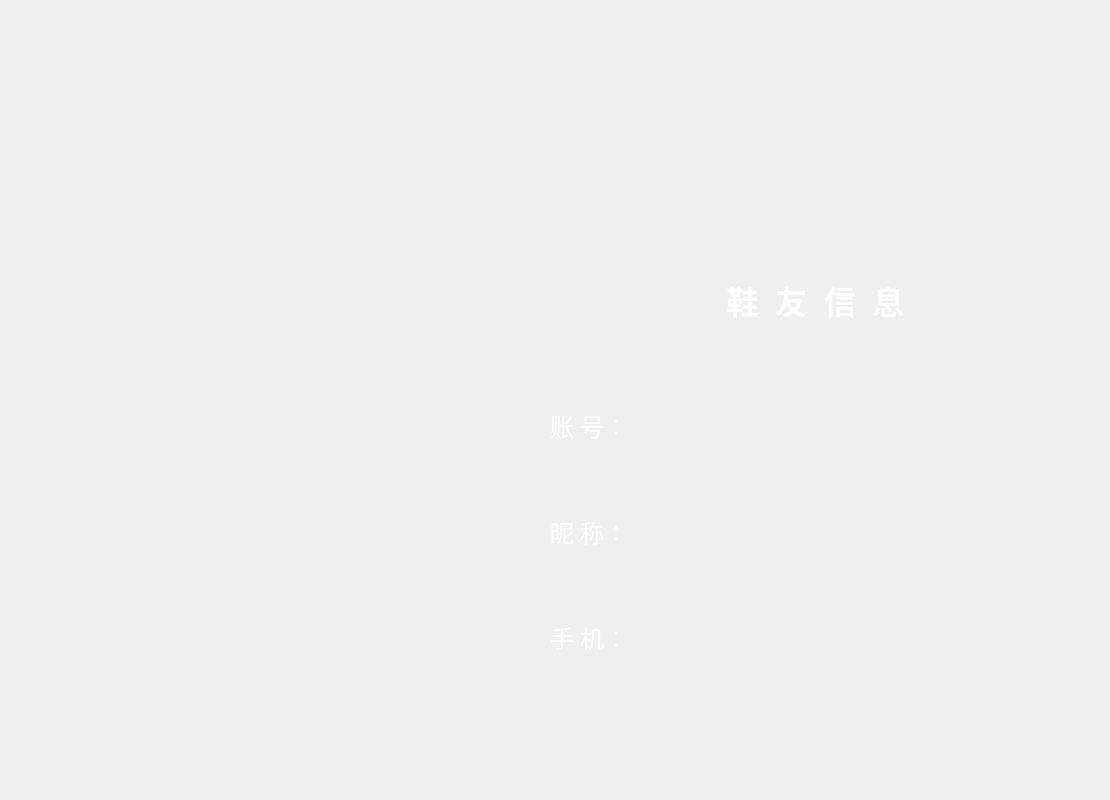
<?xml version="1.0" encoding="UTF-8"?>
<ui version="4.0">
 <class>FansInfoForm</class>
 <widget class="QWidget" name="FansInfoForm">
  <property name="geometry">
   <rect>
    <x>0</x>
    <y>0</y>
    <width>1110</width>
    <height>800</height>
   </rect>
  </property>
  <property name="windowTitle">
   <string>Form</string>
  </property>
  <property name="styleSheet">
   <string notr="true">QWidget#FansInfoForm{
background-image: url(:/images/back9.png);
}
QLabel{
color: rgb(255, 255, 255);
}
QLineEdit{
background-color:transparent;
	
	color: rgb(255, 255, 0);
	font: 75 16pt &quot;Sitka&quot;;
}
QLineEdit{border-width:0;border-style:outset}</string>
  </property>
  <widget class="QWidget" name="layoutWidget">
   <property name="geometry">
    <rect>
     <x>550</x>
     <y>240</y>
     <width>531</width>
     <height>461</height>
    </rect>
   </property>
   <layout class="QGridLayout" name="gridLayout">
    <item row="4" column="1">
     <widget class="QLineEdit" name="le_nickname">
      <property name="enabled">
       <bool>false</bool>
      </property>
      <property name="sizePolicy">
       <sizepolicy hsizetype="Expanding" vsizetype="Preferred">
        <horstretch>0</horstretch>
        <verstretch>0</verstretch>
       </sizepolicy>
      </property>
      <property name="maximumSize">
       <size>
        <width>16777215</width>
        <height>60</height>
       </size>
      </property>
      <property name="alignment">
       <set>Qt::AlignCenter</set>
      </property>
     </widget>
    </item>
    <item row="6" column="1">
     <widget class="QLineEdit" name="le_tele">
      <property name="enabled">
       <bool>false</bool>
      </property>
      <property name="sizePolicy">
       <sizepolicy hsizetype="Expanding" vsizetype="Preferred">
        <horstretch>0</horstretch>
        <verstretch>0</verstretch>
       </sizepolicy>
      </property>
      <property name="maximumSize">
       <size>
        <width>16777215</width>
        <height>60</height>
       </size>
      </property>
      <property name="alignment">
       <set>Qt::AlignCenter</set>
      </property>
     </widget>
    </item>
    <item row="1" column="1">
     <spacer name="verticalSpacer">
      <property name="orientation">
       <enum>Qt::Vertical</enum>
      </property>
      <property name="sizeType">
       <enum>QSizePolicy::Fixed</enum>
      </property>
      <property name="sizeHint" stdset="0">
       <size>
        <width>10</width>
        <height>30</height>
       </size>
      </property>
     </spacer>
    </item>
    <item row="3" column="1">
     <spacer name="verticalSpacer_2">
      <property name="orientation">
       <enum>Qt::Vertical</enum>
      </property>
      <property name="sizeType">
       <enum>QSizePolicy::Fixed</enum>
      </property>
      <property name="sizeHint" stdset="0">
       <size>
        <width>20</width>
        <height>20</height>
       </size>
      </property>
     </spacer>
    </item>
    <item row="5" column="1">
     <spacer name="verticalSpacer_3">
      <property name="orientation">
       <enum>Qt::Vertical</enum>
      </property>
      <property name="sizeType">
       <enum>QSizePolicy::Fixed</enum>
      </property>
      <property name="sizeHint" stdset="0">
       <size>
        <width>20</width>
        <height>20</height>
       </size>
      </property>
     </spacer>
    </item>
    <item row="2" column="1">
     <widget class="QLineEdit" name="le_id">
      <property name="enabled">
       <bool>false</bool>
      </property>
      <property name="sizePolicy">
       <sizepolicy hsizetype="Expanding" vsizetype="Preferred">
        <horstretch>0</horstretch>
        <verstretch>0</verstretch>
       </sizepolicy>
      </property>
      <property name="maximumSize">
       <size>
        <width>16777215</width>
        <height>60</height>
       </size>
      </property>
      <property name="layoutDirection">
       <enum>Qt::LeftToRight</enum>
      </property>
      <property name="text">
       <string/>
      </property>
      <property name="alignment">
       <set>Qt::AlignCenter</set>
      </property>
     </widget>
    </item>
    <item row="7" column="1">
     <spacer name="verticalSpacer_5">
      <property name="orientation">
       <enum>Qt::Vertical</enum>
      </property>
      <property name="sizeType">
       <enum>QSizePolicy::Fixed</enum>
      </property>
      <property name="sizeHint" stdset="0">
       <size>
        <width>20</width>
        <height>10</height>
       </size>
      </property>
     </spacer>
    </item>
    <item row="0" column="0" colspan="2">
     <widget class="QLabel" name="label_4">
      <property name="enabled">
       <bool>true</bool>
      </property>
      <property name="maximumSize">
       <size>
        <width>16777215</width>
        <height>80</height>
       </size>
      </property>
      <property name="font">
       <font>
        <family>Adobe Devanagari</family>
        <pointsize>24</pointsize>
        <weight>75</weight>
        <bold>true</bold>
       </font>
      </property>
      <property name="text">
       <string>鞋  友  信  息</string>
      </property>
      <property name="alignment">
       <set>Qt::AlignCenter</set>
      </property>
     </widget>
    </item>
    <item row="4" column="0">
     <widget class="QLabel" name="label_2">
      <property name="sizeIncrement">
       <size>
        <width>0</width>
        <height>0</height>
       </size>
      </property>
      <property name="font">
       <font>
        <family>黑体</family>
        <pointsize>18</pointsize>
        <weight>50</weight>
        <bold>false</bold>
       </font>
      </property>
      <property name="text">
       <string>昵 称：</string>
      </property>
     </widget>
    </item>
    <item row="2" column="0">
     <widget class="QLabel" name="label">
      <property name="sizeIncrement">
       <size>
        <width>0</width>
        <height>0</height>
       </size>
      </property>
      <property name="font">
       <font>
        <family>黑体</family>
        <pointsize>18</pointsize>
        <weight>50</weight>
        <bold>false</bold>
       </font>
      </property>
      <property name="text">
       <string>账 号：</string>
      </property>
     </widget>
    </item>
    <item row="6" column="0">
     <widget class="QLabel" name="label_5">
      <property name="sizeIncrement">
       <size>
        <width>0</width>
        <height>0</height>
       </size>
      </property>
      <property name="font">
       <font>
        <family>黑体</family>
        <pointsize>18</pointsize>
        <weight>50</weight>
        <bold>false</bold>
       </font>
      </property>
      <property name="text">
       <string>手 机：</string>
      </property>
     </widget>
    </item>
   </layout>
  </widget>
 </widget>
 <resources/>
 <connections/>
</ui>
